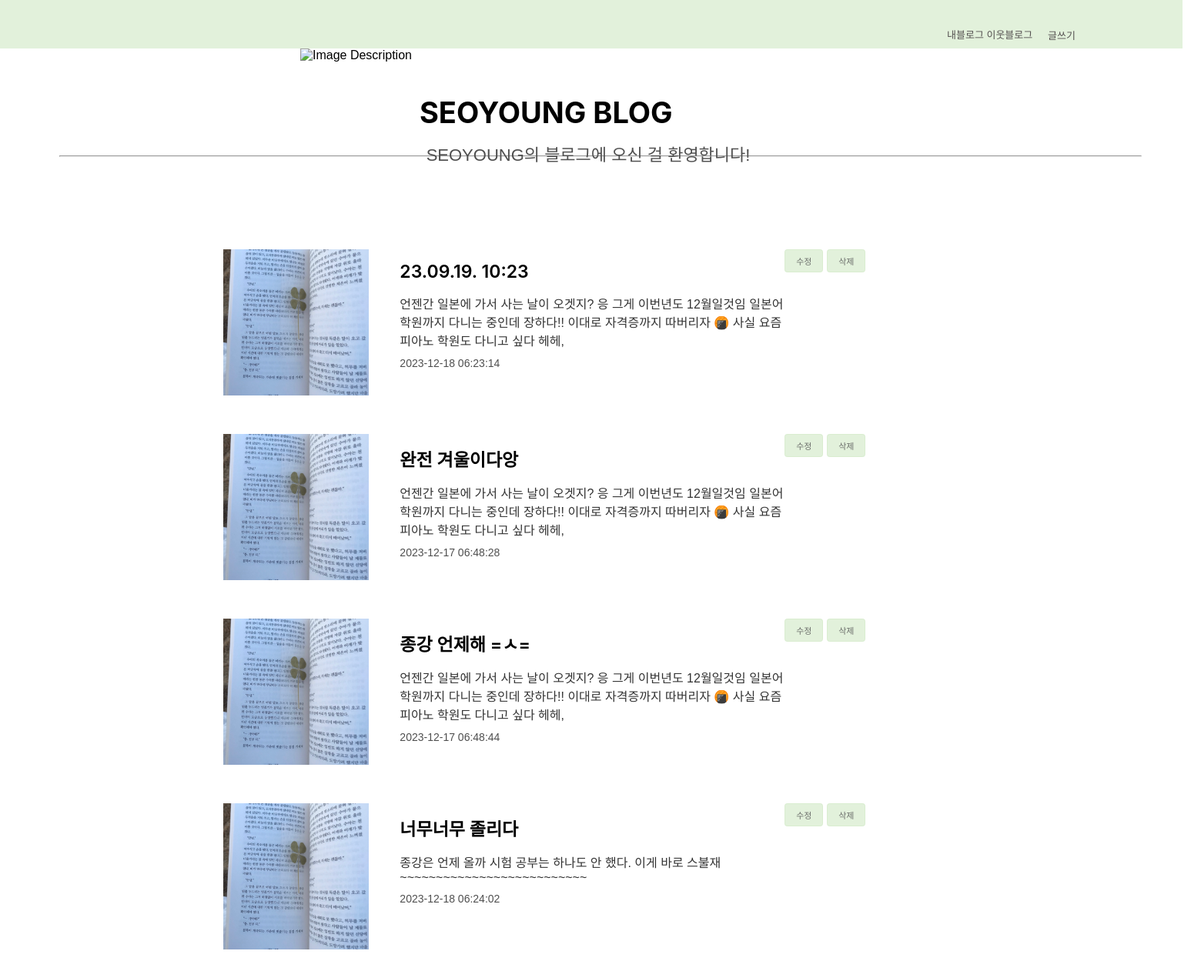
Page /blogapp/ on the committed database.
### blogapp/models.py (models this page shows, shortened)
class Write(models.Model):
    title = models.CharField(max_length=100)  # 제목
    contents = models.TextField()  # 내용
    updated_at = models.DateTimeField(auto_now=True)  # 글 작성 시간

### blogapp/views.py (the view)
# urls.py: path('blogapp/', views.index, name='index'),  # 'index' 뷰에 대한 URL 패턴
def index(request):
    all_write = Write.objects.all()
    return render(request, 'index.html', {'all_write': all_write})

### blogapp/templates/index.html (shortened to what this page needs)
{% load static %}
<!DOCTYPE html>
<html lang="ko">
  <head>
    <link rel="stylesheet" href="{% static 'css/index.css' %}" />
  </head>
  <body>
    <div class="header">
      <a href="{% url 'index'%}"> 내블로그 이웃블로그</a>
      <div class="create">
        <a href="{% url 'create' %}">글쓰기</a>
      </div>
    </div>
    <div class="main">
      <img class="p" src="{% static './img/p.png' %}" alt="Image Description" />
      <h1>SEOYOUNG BLOG</h1>
      <div>SEOYOUNG의 블로그에 오신 걸 환영합니다!</div>
    </div>
    <hr style="border:0.3px color= #767272;" width="90%">
    <div class="write-wrapper">
      {% for write in all_write %}
      <div class="write">
        <img class = "n1" src="{% static './img/n1.png' %}" alt="Image Description" />
        <a href="#">
          <a href="{% url 'detail' write.id %}">
          <div class ="title">{{ write.title }}</div>
          <div class = "contents">{{ write.contents }}</div>
          <div class = "date">{{ write.updated_at|date:"Y-m-d H:i:s" }}</div>
        </a>
        <div class = "update">
        <button class = "upde"><a href="{% url 'update' write.id %}">수정</a></button>
      <button class = "upde"><a href="{% url 'delete' write.id %}"> 삭제</a></button>
      </div>
    </div>
      {% endfor %}
    </div>
  </body>
</html>

### blogapp/static/css/index.css (style rules this page uses)
* { text-decoration: none; color: #000; }
body { font-family: "Arial", sans-serif; margin: 0; padding: 0; }
.header { width: 1536px; height: 63px; background-color: rgba(214, 235, 204, 0.7); }
.header a { color: #555151; padding-top: 35px; margin-left: 1230px; font-weight: 545; font-size: 13px; line-height: normal; display: flex; text-decoration: none; }
.header .create { transform: translateX(131px) translateY(-53px); }
.main { display: flex; }
.main h1 { color: #000; font-family: Inter; font-size: 38px; font-style: normal; font-weight: 400px; line-height: normal; margin-left: 10px; margin-top: 60px; }
.p { margin-left: 390px; }
.main div { color: #4F4F4F; transform: translateX(-320px)translateY(120px); font-size: 22px; font-style: normal; font-weight: 400; line-height: normal; }
.write-wrapper { display: block; flex-wrap: wrap; justify-content: space-around; margin-top: 100px; }
.write { padding: 20px; margin: 10px; border-radius: 5px; width: 650px; text-align: left; margin-left: 200px; display: flex; }
.write .title { color: #000; font-family: Inter; font-size: 23px; font-style: normal; font-weight: 600; line-height: normal; width: 200px; margin-top: 15px; margin-left: 40px; margin-bottom: 15px; }
.write .contents { text-decoration: none; color: #333; width: 500px; margin-left: 40px; margin-bottom: 10px; }
.write .date { font-size: 14px; color: #333333dc; margin-left: 40px; }
.n1 { width: 190px; height: 190px; margin-left: 70px; }
.update { display: flex; gap: 5px; }
.write .upde { font-size: 11px; border: 0.2px solid rgba(214, 235, 204, 0.7);; width: 50px; height: 30px; align-items: center; border-radius: 4px; background-color: rgba(214, 235, 204, 0.7); }
.write .upde a { color: rgba(86, 86, 86, 0.847); }

### rows in the picture
Write: title "23.09.19. 10:23", contents "언젠간 일본에 가서 사는 날이 오겟지? 응 그게 이번년도 12월일것임 일본어학원까지 다니는 중인데 장하다!! 이대로 자격증까지 따버리자 🍘 사실 요즘 피아노 학원도 다니고 싶다 헤헤,", updated_at "2023-12-18 06:23:14"
Write: title "완전 겨울이다앙", contents "언젠간 일본에 가서 사는 날이 오겟지? 응 그게 이번년도 12월일것임 일본어학원까지 다니는 중인데 장하다!! 이대로 자격증까지 따버리자 🍘 사실 요즘 피아노 학원도 다니고 싶다 헤헤,", updated_at "2023-12-17 06:48:28"
Write: title "종강 언제해 =ㅅ=", contents "언젠간 일본에 가서 사는 날이 오겟지? 응 그게 이번년도 12월일것임 일본어학원까지 다니는 중인데 장하다!! 이대로 자격증까지 따버리자 🍘 사실 요즘 피아노 학원도 다니고 싶다 헤헤,", updated_at "2023-12-17 06:48:44"
Write: title "너무너무 졸리다", contents "종강은 언제 올까 시험 공부는 하나도 안 했다. 이게 바로 스불재~~~~~~~~~~~~~~~~~~~~~~~~~~", updated_at "2023-12-18 06:24:02"
